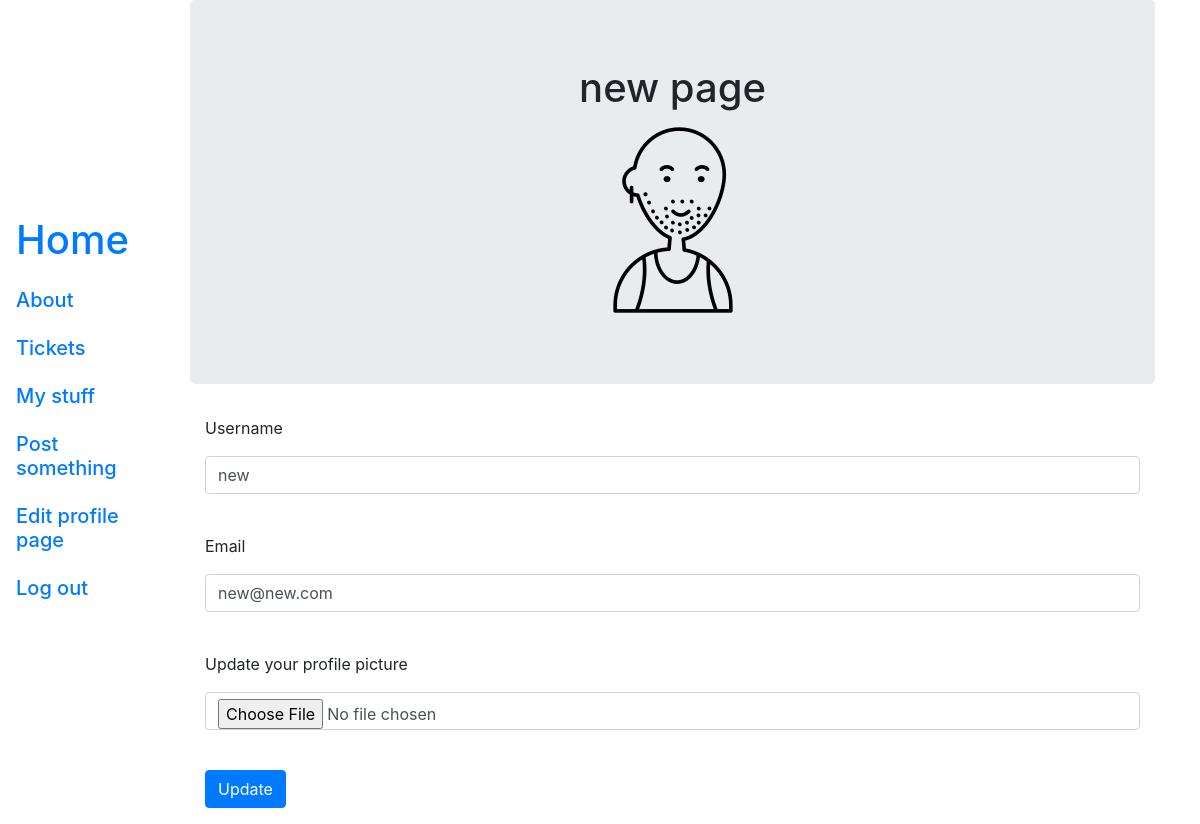
Page /account (signed in) on the committed database.
### blog/models.py (models this page shows, shortened)
class User(db.Model, UserMixin):
    __tablename__ = 'users'
    id = db.Column(db.Integer, primary_key=True)
    profile_image = db.Column(db.String(64), nullable=False, default='default2.png')
    email = db.Column(db.String(64), unique=True, index=True)
    username = db.Column(db.String(64), unique=True, index=True)
    password_hash = db.Column(db.String(128))
    posts = db.relationship('Post', backref='author', lazy=True)
    tickets = db.relationship('Ticket', backref='consumer', lazy=True)

### blog/users/views.py (the view)
@users.route('/account', methods=['GET', 'POST'])
@login_required
def account():
    form = UpdateUserForm()
    if form.validate_on_submit():
        if form.picture.data:
            username = current_user.username
            pic = add_profile_pic(form.picture.data, username)
            current_user.profile_image = pic
        current_user.username = form.username.data
        current_user.email = form.email.data
        db.session.commit()
        flash('User updated')
        return redirect(url_for('users.account'))
    elif request.method == "GET":
        form.username.data = current_user.username
        form.email.data = current_user.email
    profile_image = url_for('static', filename = 'profile_pics/' + current_user.profile_image)
    return render_template('account.html', profile_image=profile_image, form=form)

### blog/users/forms.py (shortened to what this page needs)
class UpdateUserForm(FlaskForm):
    email = StringField('Email', validators=[DataRequired(), Email()])
    username = StringField('Username', validators=[DataRequired()])
    picture = FileField('Update your profile picture', validators=[FileAllowed(['jpg', 'png'])])
    submit = SubmitField('Update')

### blog/models.py (called while the page is built)
@login_manager.user_loader
def load_user(user_id):
    return User.query.get(user_id)

### blog/templates/account.html (shortened to what this page needs)
{% extends 'base.html' %}
{% block content %}
    <div class="jumbotron">
        <div align="center">
            <h1>{{current_user.username}} page</h1>
            <img align='center' src="{{url_for('static', filename='profile_pics/'+current_user.profile_image)}}">
        </div>
    </div>
    <div class="container">
        <form method="POST" action="" enctype="multipart/form-data">
            <div class="form-group">
                {{form.username.label(class='form-group')}}{{form.username(class='form-control')}}<br>
            </div>
            <div class="form-group">
                {{form.email.label(class='form-group')}}{{form.email(class='form-control')}}<br>
            </div>
            <div class="form-group">
                {{form.picture.label(class='form-group')}}{{form.picture(class='form-control')}}<br>
            </div>
            <div class="form-group">
                {{form.submit(class = 'btn btn-primary')}}<br>
            </div>
        </form>
    </div>
{% endblock %}

### rows in the picture
User: username "new", profile_image (placeholder picture), email "new@new.com"
